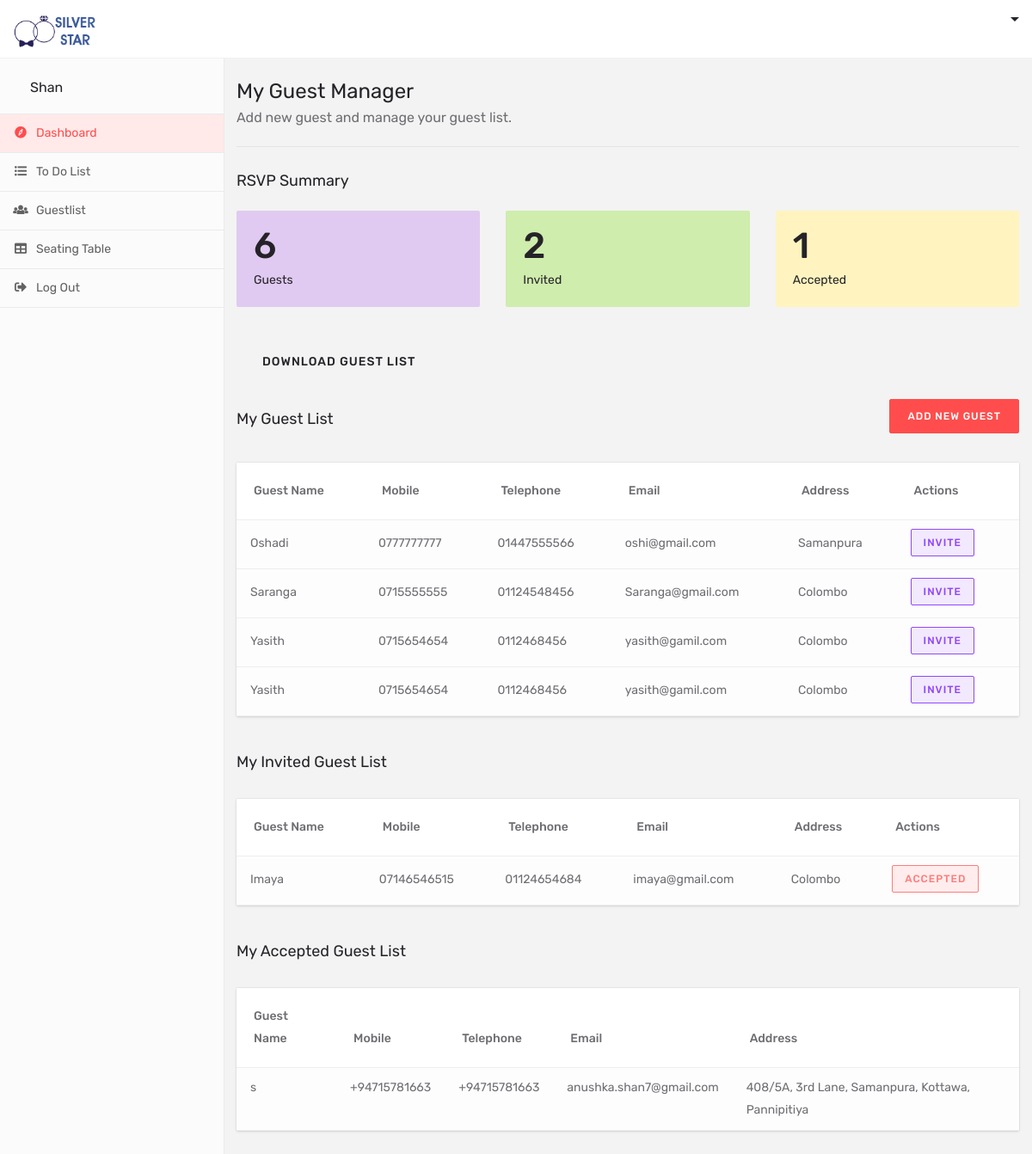
Screenshot of /couple-dashboard-guest-manager.php (signed in) with the database file from the repository.
### tables this page shows
CREATE TABLE `newguest` (
  `idnewguest` int(10) UNSIGNED NOT NULL,
  `fullname` varchar(255) NOT NULL,
  `email` varchar(255) NOT NULL,
  `mobile` varchar(45) NOT NULL,
  `address` longtext NOT NULL,
  `telephone` varchar(45) NOT NULL,
  `inviteflag` varchar(45) NOT NULL,
  `acceptflag` varchar(45) NOT NULL,
  `declinedflag` varchar(45) NOT NULL,
  `delflag` varchar(45) NOT NULL,
  `regdate` varchar(45) NOT NULL,
  `cuplid` varchar(45) NOT NULL
);

### couple-dashboard-guest-manager.php (the view, shortened to what this page needs)
<!DOCTYPE html>
<html lang="en">
<head>
    <link href="css/bootstrap.min.css" rel="stylesheet">
    <link href="fontawesome/css/fontawesome-all.css" rel="stylesheet">
    <link href="fontello/css/fontello.css" rel="stylesheet">
    <link href="css/jquery-ui.css" rel="stylesheet">
    <link href="css/style.css" rel="stylesheet">
    <link rel="stylesheet" type="text/css" href="css/offcanvas.css">
</head>
<body class="body-bg">
    <div class="dashboard-header">
        <?php include "cplemenu.php"?>
    </div>
    <div class="dashboard-wrapper">
         <?php include "cplesidemenu.php"?>
        <div class="dashboard-content">
            <div class="container">
                <div class="row">
                    <div class="col-xl-12 col-lg-12 col-md-12 col-sm-12 col-12">
                        <div class="dashboard-page-header">
                            <h3 class="dashboard-page-title">My Guest Manager</h3>
                            <p>Add new guest and manage your guest list.</p>
                        </div>
                    </div>
                </div>
                <div class="rsvp-summary-section">
                    <div class="row">
                        <div class="col-xl-12 col-lg-12 col-md-12 col-sm-12 col-12">
                            <div class="rsvp-summary-head">
                                <h4 class="rsvp-summary-head-title">RSVP Summary</h4>
                            </div>
                        </div>
                        <div class="col-xl-4 col-lg-4 col-md-6 col-sm-12 col-12 mb20">
                            <div class="card summary-block rsvp-summary bg-light-violate">
                                <div class="card-body summary-content">
                                     <?php
                                        include "connection/DB.php";
                                        $resultsetGetlist = mysqli_query($connection, "SELECT COUNT(idnewguest) FROM newguest WHERE cuplid='".$_SESSION["coupleID"]."' ");
                                        while ($row = mysqli_fetch_row($resultsetGetlist)) {
                                    ?>
                                    <div class="summary-count"><?php echo $row[0]?></div>
                                    <?php }?>
                                    <p class="summary-text">Guests</p>
                                </div>
                            </div>
                        </div>
                        <div class="col-xl-4 col-lg-4 col-md-6 col-sm-12 col-12 mb20">
                            <div class="card summary-block rsvp-summary bg-light-green">
                                <div class="card-body summary-content">
                                    <?php
                                        include "connection/DB.php";
                                        $resultsetGetlist = mysqli_query($connection, "SELECT COUNT(idnewguest) FROM newguest WHERE cuplid='".$_SESSION["coupleID"]."' AND inviteflag='1'");
                                        while ($row = mysqli_fetch_row($resultsetGetlist)) {
                                    ?>
                                    <div class="summary-count"><?php echo $row[0]?></div>
                                <?php }?>
                                    <p class="summary-text">Invited</p>
                                </div>
                            </div>
                        </div>
                        <div class="col-xl-4 col-lg-4 col-md-6 col-sm-12 col-12 mb20">
                            <div class="card summary-block rsvp-summary bg-light-yellow">
                                <div class="card-body summary-content">
                                    <?php
                                        include "connection/DB.php";
                                        $resultsetGetlist = mysqli_query($connection, "SELECT COUNT(idnewguest) FROM newguest WHERE cuplid='".$_SESSION["coupleID"]."' AND inviteflag='1' AND acceptflag='1'");
                                        while ($row = mysqli_fetch_row($resultsetGetlist)) {
                                    ?>
                                    <div class="summary-count"><?php echo $row[0]?></div>
                                    <?php }?>
                                    <p class="summary-text">Accepted</p>
                                </div>
                            </div>
                        </div>
                        <div class="col-xl-12 col-lg-12 col-md-12 col-sm-12 col-12">
                            <p><a href=controller/export_csv.php?id=<?php echo $row[0];?> class="download-list-link ml30 mr10" download>Download Guest List</a>
                        </div>
                    </div>
                </div>
                <div class="guest-list-block">
                    <div class="row">
                        <div class="col-xl-8 col-lg-8 col-md-7 col-sm-6 col-6">
                            <h4 class="guest-list-block-title">My Guest List</h4>
                        </div>
                        <div class="col-xl-4 col-lg-4 col-md-5 col-sm-6 col-6 text-right">
                            <a href="couple-dashboard-add-new-guest.php" class="btn btn-default">Add new guest</a>
                        </div>
                    </div>
                </div>
                <div class="row">
                    <div class="col-xl-12 col-lg-12 col-md-12 col-sm-12 col-12">
                        <div class="card">
                            <div class="guest-list-table table-responsive">
                                <table class="table">
                                    <thead>
                                        <tr>
                                            <th>Guest Name</th>
                                            <th>Mobile</th>
                                             <th>Telephone</th>
                                            <th>Email</th>
                                            <th>Address</th>
                                            <th>Actions</th>
                                        </tr>
                                    </thead>
                                    <tbody>
                                         <?php
                                        include "connection/DB.php";
                                        $resultsetGetlist = mysqli_query($connection, "SELECT * FROM newguest WHERE cuplid='".$_SESSION["coupleID"]."' AND inviteflag='0'");
                                        while ($row = mysqli_fetch_row($resultsetGetlist)) {
                                    ?>
                                        <tr>
                                            <td class="guest-name"><?php echo $row[1];?></td>
                                            <td class="guest-group"><?php echo $row[3];?></td>
                                            <td class="guest-rsvp"><?php echo $row[5];?></td>
                                            <td class="guest-email-id"><?php echo $row[2];?></td>
                                            <td class="guest-invite"><?php echo $row[4];?></td>
                                            <td class="guest-action"><a href=controller/guestinvite.php?id=<?php echo $row[0];?> class="btn btn-outline-violate btn-xs mr10">Invite</a></td>
                                        </tr>
                                    <?php }?>
                                    </tbody>
                                </table>
                            </div>
                        </div>
                    </div>
                </div>
                <div class="guest-list-block">
                    <div class="row">
                        <div class="col-xl-8 col-lg-8 col-md-7 col-sm-6 col-6">
                            <h4 class="guest-list-block-title">My Invited Guest List</h4>
                        </div>
                    </div>
                </div>
                 <div class="row">
                    <div class="col-xl-12 col-lg-12 col-md-12 col-sm-12 col-12">
                        <div class="card">
                            <div class="guest-list-table table-responsive">
                                <table class="table">
                                    <thead>
                                        <tr>
                                            <th>Guest Name</th>
                                            <th>Mobile</th>
                                             <th>Telephone</th>
                                            <th>Email</th>
                                            <th>Address</th>
                                            <th>Actions</th>
                                        </tr>
                                    </thead>
                                    <tbody>
                                         <?php
                                        include "connection/DB.php";
                                        $resultsetGetlist = mysqli_query($connection, "SELECT * FROM newguest WHERE cuplid='".$_SESSION["coupleID"]."' AND inviteflag='1' AND acceptflag='0'");
                                        while ($row = mysqli_fetch_row($resultsetGetlist)) {
                                    ?>
                                        <tr>
                                            <td class="guest-name"><?php echo $row[1];?></td>
                                            <td class="guest-group"><?php echo $row[3];?></td>
                                            <td class="guest-rsvp"><?php echo $row[5];?></td>
                                            <td class="guest-email-id"><?php echo $row[2];?></td>
                                            <td class="guest-invite"><?php echo $row[4];?></td>
                                            <td class="guest-action"><a href=controller/guestaccept.php?id=<?php echo $row[0];?> class="btn btn-outline-pink btn-xs">Accepted</a></td>
                                        </tr>
                                    <?php }?>
                                    </tbody>
                                </table>
                            </div>
                        </div>
                    </div>
                </div>
                 <div class="guest-list-block">
                    <div class="row">
                        <div class="col-xl-8 col-lg-8 col-md-7 col-sm-6 col-6">
                            <h4 class="guest-list-block-title">My Accepted Guest List</h4>
                        </div>
                    </div>
                </div>
                 <div class="row">
                    <div class="col-xl-12 col-lg-12 col-md-12 col-sm-12 col-12">
                        <div class="card">
                            <div class="guest-list-table table-responsive">
                                <table class="table">
                                    <thead>
                                        <tr>
                                            <th>Guest Name</th>
                                            <th>Mobile</th>
                                             <th>Telephone</th>
                                            <th>Email</th>
                                            <th>Address</th>
                                        </tr>
                                    </thead>
                                    <tbody>
                                         <?php
                                        include "connection/DB.php";
                                        $resultsetGetlist = mysqli_query($connection, "SELECT * FROM newguest WHERE cuplid='".$_SESSION["coupleID"]."' AND inviteflag='1' AND acceptflag='1'");
                                        while ($row = mysqli_fetch_row($resultsetGetlist)) {
                                    ?>
                                        <tr>
                                            <td class="guest-name"><?php echo $row[1];?></td>
                                            <td class="guest-group"><?php echo $row[3];?></td>
                                            <td class="guest-rsvp"><?php echo $row[5];?></td>
                                            <td class="guest-email-id"><?php echo $row[2];?></td>
                                            <td class="guest-invite"><?php echo $row[4];?></td>
                                        </tr>
                                    <?php }?>
                                    </tbody>
                                </table>
                            </div>
                        </div>
                    </div>
                </div>
            </div>
        </div>
    </div>
</body>
</html>

### css/offcanvas.css (style rules this page uses)
html, body { overflow-x: hidden; }

### rows the page displays
newguest: fullname "Oshadi", mobile "0777777777", telephone "01447555566", email "oshi@gmail.com", address "Samanpura"
newguest: fullname "Saranga", mobile "0715555555", telephone "01124548456", email "Saranga@gmail.com", address "Colombo"
newguest: fullname "Yasith", mobile "0715654654", telephone "0112468456", email "yasith@gamil.com", address "Colombo"
newguest: fullname "Yasith", mobile "0715654654", telephone "0112468456", email "yasith@gamil.com", address "Colombo"
newguest: fullname "Imaya", mobile "07146546515", telephone "01124654684", email "imaya@gmail.com", address "Colombo"
newguest: fullname "s", mobile "+94715781663", telephone "+94715781663", email "anushka.shan7@gmail.com", address "408/5A, 3rd Lane, Samanpura, Kottawa, Pannipitiya"

### other values shown
$_SESSION["cplename"] "Shan"
$row[0] "6"
$row[0] "2"
$row[0] "1"
